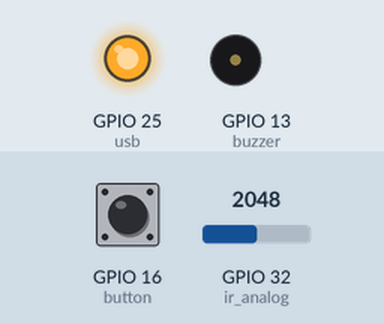
This sketch was run on a simulated ESP32. On the bench: output pins drawn as LEDs (lit = HIGH), buzzer (waves = sounding). The inputs (shaded band) are chosen by the test bench; at power-on: GPIO 32 (ir_analog) = 2048, GPIO 16 (button) HIGH. WiFi joins after 1.5 s; servers stay silent unless stated; what the sketch prints to the serial monitor is not drawn.

Above: at 2.7 s.
2.8 s: GPIO 32 (ir_analog) set to 0
At 3.2 s:
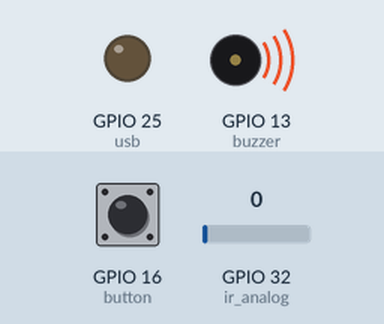
Timing chart, 0 to 5.8 s (numbered marks = the images above; inputs shaded):
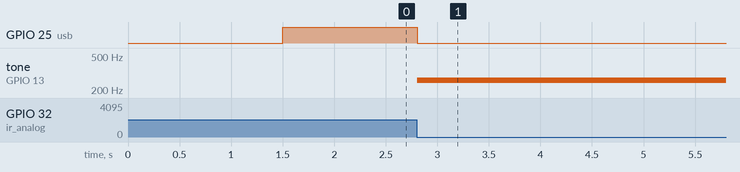

Measured:
- after the input at 2.8 s, GPIO 25 (usb): HIGH → LOW at once; tone on GPIO 13 (buzzer): silent → 261 Hz at once

The sketch:

miniproject2.ino
```cpp
#include <TridentTD_LineNotify.h>
#include <WiFi.h>

#define buzzer 13
#define ir_analog 32
#define button 16
#define usb 25

const int ch = 0; // channel buzzer

// wifi and line token
#define ssid "wifi"
#define password "password"
#define linetoken "line_token_key"

void setup() {
  Serial.begin(115200);

  /* input */
  pinMode(button, INPUT_PULLUP);

  /* output */
  // set Line notify
  WiFi.begin(ssid, password);
  while (WiFi.status() != WL_CONNECTED){
    Serial.println(".");
  }
  LINE.setToken(linetoken);
  // set USB light
  pinMode(usb, OUTPUT);
  //set buzzer
  ledcSetup(ch, 0, 8);
  ledcAttachPin(buzzer, ch);
}

void loop() {
  int val_ir = analogRead(ir_analog);
  //int sw = digitalRead(button);
  ledcWrite(ch, 25);
  Serial.println(val_ir);

  // IR detect
  if(val_ir > 0){
    ledcWrite(ch,0);
    digitalWrite(usb, HIGH);
  }
  else{
    // send notify
    while(digitalRead(button) == HIGH){
      ledcWriteNote(ch, NOTE_C, 4);
      LINE.notify("ระวังมีผู้บุรุก");
      digitalWrite(usb, LOW);
    }
    // button push => reset output
    LINE.notify("ปลอดภัยแล้ว");
  }
  delay(100);
}
```
